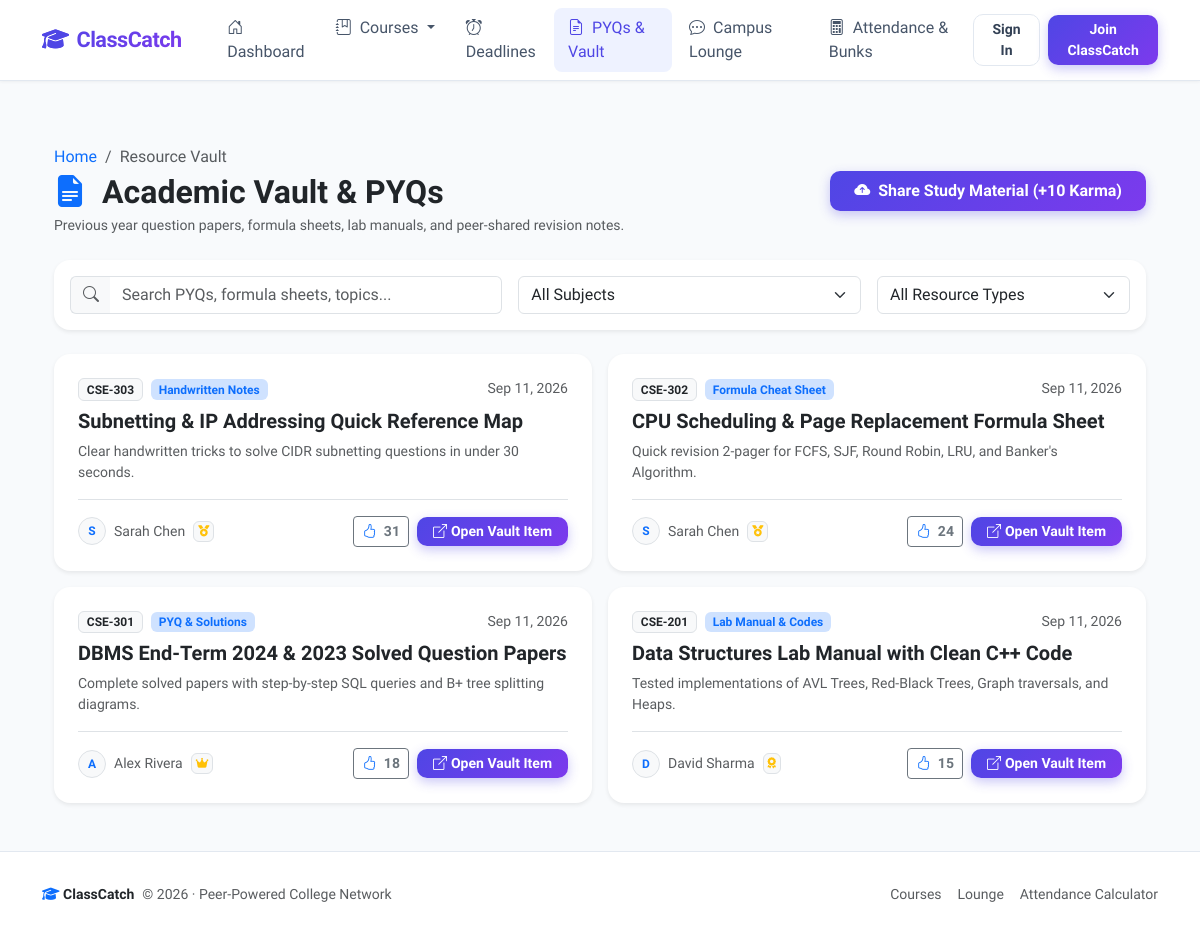
Page /resources on the committed database.
### models.py (models this page shows, shortened)
class Resource(db.Model):
    __tablename__ = 'resources'
    id = db.Column(db.Integer, primary_key=True)
    course_id = db.Column(db.Integer, db.ForeignKey('courses.id'), nullable=False, index=True)
    user_id = db.Column(db.Integer, db.ForeignKey('users.id'), nullable=False, index=True)
    title = db.Column(db.String(150), nullable=False)
    category = db.Column(db.String(50), default='PYQ & Solutions', nullable=False)  # PYQ, Formula Sheet, Lab Manual, Handwritten Notes
    resource_url = db.Column(db.String(300), nullable=False)
    description = db.Column(db.Text, nullable=True)
    downloads = db.Column(db.Integer, default=0, nullable=False)
    helpful_count = db.Column(db.Integer, default=0, nullable=False)
    created_at = db.Column(db.DateTime, default=datetime.utcnow, nullable=False)

class Course(db.Model):
    __tablename__ = 'courses'
    id = db.Column(db.Integer, primary_key=True)
    name = db.Column(db.String(150), nullable=False)
    code = db.Column(db.String(20), nullable=False, index=True)
    section = db.Column(db.String(10), default='A', nullable=False)
    semester = db.Column(db.Integer, default=1, nullable=False)
    instructor = db.Column(db.String(120), default='Prof. TBD', nullable=False)
    room = db.Column(db.String(60), default='Lecture Hall 101', nullable=False)
    schedule = db.Column(db.String(150), default='Mon, Wed 10:00 AM - 11:30 AM', nullable=False)
    status = db.Column(db.String(40), default='Scheduled', nullable=False)  # Scheduled, Cancelled, Extra Class
    summaries = db.relationship('Summary', backref='course', lazy=True, cascade='all, delete-orphan')
    chats = db.relationship('ChatMessage', backref='course', lazy=True, cascade='all, delete-orphan')
    announcements = db.relationship('Announcement', backref='course', lazy=True, cascade='all, delete-orphan')
    attendances = db.relationship('AttendanceRecord', backref='course', lazy=True, cascade='all, delete-orphan')
    deadlines = db.relationship('Deadline', backref='course', lazy=True, cascade='all, delete-orphan')
    resources = db.relationship('Resource', backref='course', lazy=True, cascade='all, delete-orphan')

class User(UserMixin, db.Model):
    __tablename__ = 'users'
    id = db.Column(db.Integer, primary_key=True)
    name = db.Column(db.String(100), nullable=False)
    email = db.Column(db.String(120), unique=True, nullable=False, index=True)
    password_hash = db.Column(db.String(255), nullable=False)
    role = db.Column(db.String(20), default='student', nullable=False)
    avatar_color = db.Column(db.String(20), default='indigo', nullable=False)
    karma = db.Column(db.Integer, default=50, nullable=False)
    summaries = db.relationship('Summary', backref='author', lazy=True, cascade='all, delete-orphan')
    chats = db.relationship('ChatMessage', backref='author', lazy=True, cascade='all, delete-orphan')
    announcements = db.relationship('Announcement', backref='author', lazy=True, cascade='all, delete-orphan')
    attendance_records = db.relationship('AttendanceRecord', backref='student', lazy=True, cascade='all, delete-orphan')
    deadlines = db.relationship('Deadline', backref='author', lazy=True, cascade='all, delete-orphan')
    resources = db.relationship('Resource', backref='author', lazy=True, cascade='all, delete-orphan')
    @property
    def badge(self):
        if self.karma >= 300:
            return {'name': 'Campus Legend', 'icon': 'fa-crown', 'color': 'warning', 'level': 4}
        elif self.karma >= 150:
            return {'name': "Dean's Scholar", 'icon': 'fa-medal', 'color': 'primary', 'level': 3}
        elif self.karma >= 75:
            return {'name': 'Class Savior', 'icon': 'fa-award', 'color': 'info', 'level': 2}
        else:
            return {'name': 'Rising Contributor', 'icon': 'fa-star', 'color': 'secondary', 'level': 1}

### app.py (the view)
@app.route('/resources')
def resources_list():
    category_filter = request.args.get('category', 'All')
    course_id = request.args.get('course_id', type=int)
    search_query = request.args.get('q', '').strip()
    query = Resource.query
    if category_filter != 'All':
        query = query.filter_by(category=category_filter)
    if course_id:
        query = query.filter_by(course_id=course_id)
    if search_query:
        query = query.filter(
            (Resource.title.ilike(f"%{search_query}%")) |
            (Resource.description.ilike(f"%{search_query}%"))
        )
    resources = query.order_by(Resource.helpful_count.desc(), Resource.created_at.desc()).all()
    courses = Course.query.order_by(Course.code).all()
    return render_template(
        'resources.html',
        title='Academic Vault - PYQs & Formula Sheets',
        resources=resources,
        courses=courses,
        category_filter=category_filter,
        selected_course_id=course_id,
        search_query=search_query
    )

### app.py (called while the page is built)
@app.context_processor
def inject_globals():
    all_courses = Course.query.order_by(Course.code).all() if Course.query else []
    return {
        'today': date.today(),
        'current_year': datetime.now().year,
        'global_courses': all_courses
    }

### templates/resources.html (shortened to what this page needs)
{% extends "base.html" %}
{% block content %}
<div class="container py-4">
    <div class="d-flex flex-column flex-md-row justify-content-between align-items-md-center gap-3 mb-4">
        <div>
            <nav aria-label="breadcrumb">
                <ol class="breadcrumb small text-muted mb-1">
                    <li class="breadcrumb-item"><a href="{{ url_for('index') }}" class="text-decoration-none">Home</a></li>
                    <li class="breadcrumb-item active" aria-current="page">Resource Vault</li>
                </ol>
            </nav>
            <h2 class="fw-bold text-dark mb-1">
                <i class="bi bi-file-earmark-text-fill text-primary me-2"></i> Academic Vault & PYQs
            </h2>
            <p class="text-muted small mb-0">Previous year question papers, formula sheets, lab manuals, and peer-shared revision notes.</p>
        </div>
        <div class="d-flex align-items-center gap-2">
            <a href="{{ url_for('new_resource') }}" class="btn btn-primary-gradient px-4 py-2 d-flex align-items-center gap-2">
                <i class="bi bi-cloud-arrow-up-fill"></i>
                <span>Share Study Material (+10 Karma)</span>
            </a>
        </div>
    </div>
    <div class="card card-modern p-3 mb-4 bg-white shadow-sm border-0">
        <form method="GET" action="{{ url_for('resources_list') }}">
            <div class="row g-3 align-items-center">
                <div class="col-lg-5">
                    <div class="input-group">
                        <span class="input-group-text bg-light border-end-0"><i class="bi bi-search text-muted"></i></span>
                        <input type="text" name="q" class="form-control border-start-0" placeholder="Search PYQs, formula sheets, topics..." value="{{ search_query }}">
                    </div>
                </div>
                <div class="col-md-4 col-lg-4">
                    <select name="course_id" class="form-select" onchange="this.form.submit()">
                        <option value="">All Subjects</option>
                    </select>
                </div>
                <div class="col-md-3 col-lg-3">
                    <select name="category" class="form-select" onchange="this.form.submit()">
                        <option value="All" {% if category_filter == 'All' %}selected{% endif %}>All Resource Types</option>
                    </select>
                </div>
            </div>
        </form>
    </div>
    <div class="row g-3">
        {% for r in resources %}
            <div class="col-lg-6">
                <div class="card card-modern p-4 h-100 bg-white shadow-sm border-0 d-flex flex-column">
                    <div class="d-flex justify-content-between align-items-start gap-2 mb-2">
                        <div class="d-flex align-items-center gap-2 flex-wrap">
                            <span class="badge bg-light text-dark border fw-bold">{{ r.course.code }}</span>
                            <span class="badge bg-primary-subtle text-primary fw-semibold">{{ r.category }}</span>
                        </div>
                        <span class="text-muted small">{{ r.created_at.strftime('%b %d, %Y') }}</span>
                    </div>
                    <h5 class="fw-bold text-dark mb-2">{{ r.title }}</h5>
                    {% if r.description %}
                        <p class="text-muted small mb-3">{{ r.description }}</p>
                    {% endif %}
                    <div class="d-flex justify-content-between align-items-center pt-3 border-top mt-auto">
                        <div class="d-flex align-items-center gap-2">
                            <div class="avatar-sm rounded-circle bg-light border text-primary fw-bold d-flex align-items-center justify-content-center" style="width: 28px; height: 28px; font-size: 0.75rem;">
                                {{ r.author.name[0]|upper }}
                            </div>
                            <span class="small text-muted">{{ r.author.name }}</span>
                            <span class="badge bg-light text-warning border px-1" style="font-size: 0.7rem;"><i class="fa-solid {{ r.author.badge.icon }}"></i></span>
                        </div>
                        <div class="d-flex align-items-center gap-2">
                            <form action="{{ url_for('mark_resource_helpful', resource_id=r.id) }}" method="POST" class="d-inline">
                                <button type="submit" class="btn btn-sm btn-outline-secondary py-1 px-2" title="Mark as helpful (+5 Karma to author)">
                                    <i class="bi bi-hand-thumbs-up me-1 text-primary"></i>
                                    <span class="fw-bold">{{ r.helpful_count }}</span>
                                </button>
                            </form>
                            <a href="{{ r.resource_url }}" target="_blank" rel="noopener noreferrer" class="btn btn-sm btn-primary-gradient px-3 py-1 d-flex align-items-center gap-1">
                                <i class="bi bi-box-arrow-up-right"></i>
                                <span>Open Vault Item</span>
                            </a>
                        </div>
                    </div>
                </div>
            </div>
        {% endfor %}
    </div>
</div>
{% endblock %}

### static/css/style.css (style rules this page uses)
:root { --primary-color: #4f46e5; --primary-hover: #4338ca; --primary-gradient: linear-gradient(135deg, #4f46e5 0%, #7c3aed 100%); --primary-light: #eef2ff; --secondary-color: #64748b; --success-color: #10b981; --warning-color: #f59e0b; --danger-color: #ef4444; --surface-bg: #f8fafc; --card-bg: #ffffff; --border-color: #e2e8f0; --text-main: #0f172a; --text-muted: #64748b; --radius-md: 12px; --radius-lg: 16px; --radius-pill: 9999px; --shadow-sm: 0 1px 3px rgba(0, 0, 0, 0.05); --shadow-md: 0 4px 6px -1px rgba(0, 0, 0, 0.05), 0 2px 4px -2px rgba(0, 0, 0, 0.05); --shadow-lg: 0 10px 25px -5px rgba(79, 70, 229, 0.08), 0 8px 10px -6px rgba(0, 0, 0, 0.03); --shadow-hover: 0 15px 30px -5px rgba(79, 70, 229, 0.15); }
body { font-family: 'Plus Jakarta Sans', -apple-system, BlinkMacSystemFont, sans-serif; background-color: var(--surface-bg); color: var(--text-main); min-height: 100vh; display: flex; flex-direction: column; }
.card-modern { background: var(--card-bg); border: 1px solid var(--border-color); border-radius: var(--radius-lg); box-shadow: var(--shadow-sm); transition: transform 0.2s ease, box-shadow 0.2s ease, border-color 0.2s ease; }
.btn-primary-gradient { background: var(--primary-gradient); color: white !important; border: none; font-weight: 600; box-shadow: 0 4px 12px rgba(79, 70, 229, 0.3); transition: all 0.2s ease; border-radius: 10px; }

### rows in the picture
Resource: course.code "CSE-303", category "Handwritten Notes", created_at "Sep 11, 2026", title "Subnetting & IP Addressing Quick Reference Map", description "Clear handwritten tricks to solve CIDR subnetting questions in under 30 seconds.", author "S", author.name "Sarah Chen", helpful_count "31"
Resource: course.code "CSE-302", category "Formula Cheat Sheet", created_at "Sep 11, 2026", title "CPU Scheduling & Page Replacement Formula Sheet", description "Quick revision 2-pager for FCFS, SJF, Round Robin, LRU, and Banker's Algorithm.", author "S", author.name "Sarah Chen", helpful_count "24"
Resource: course.code "CSE-301", category "PYQ & Solutions", created_at "Sep 11, 2026", title "DBMS End-Term 2024 & 2023 Solved Question Papers", description "Complete solved papers with step-by-step SQL queries and B+ tree splitting diagrams.", author "A", author.name "Alex Rivera", helpful_count "18"
Resource: course.code "CSE-201", category "Lab Manual & Codes", created_at "Sep 11, 2026", title "Data Structures Lab Manual with Clean C++ Code", description "Tested implementations of AVL Trees, Red-Black Trees, Graph traversals, and Heaps.", author "D", author.name "David Sharma", helpful_count "15"
